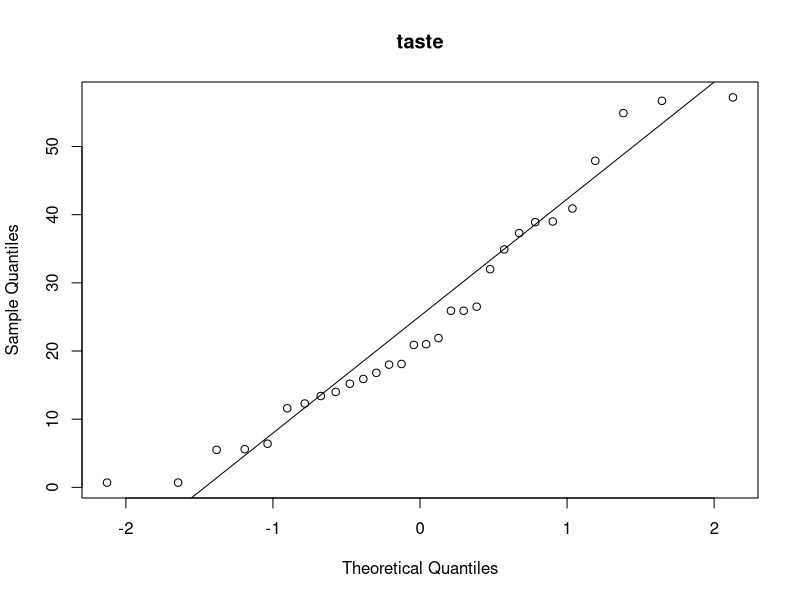
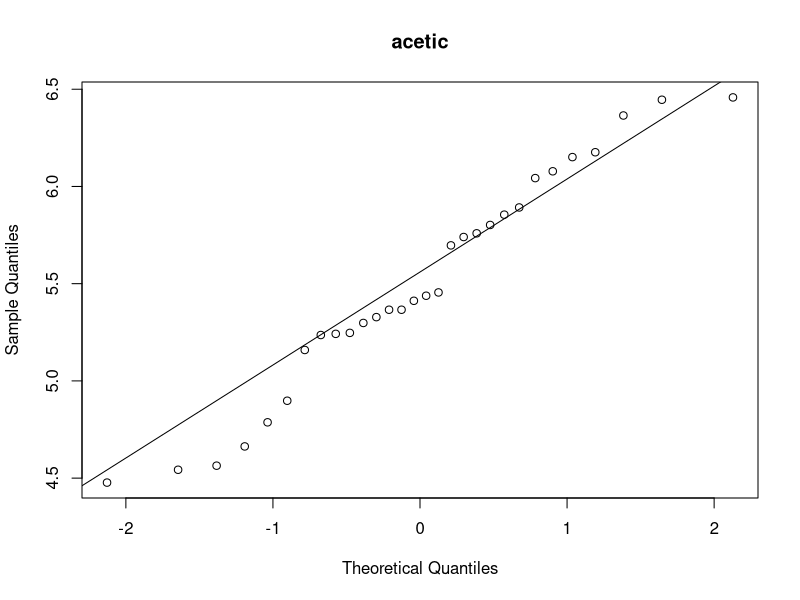
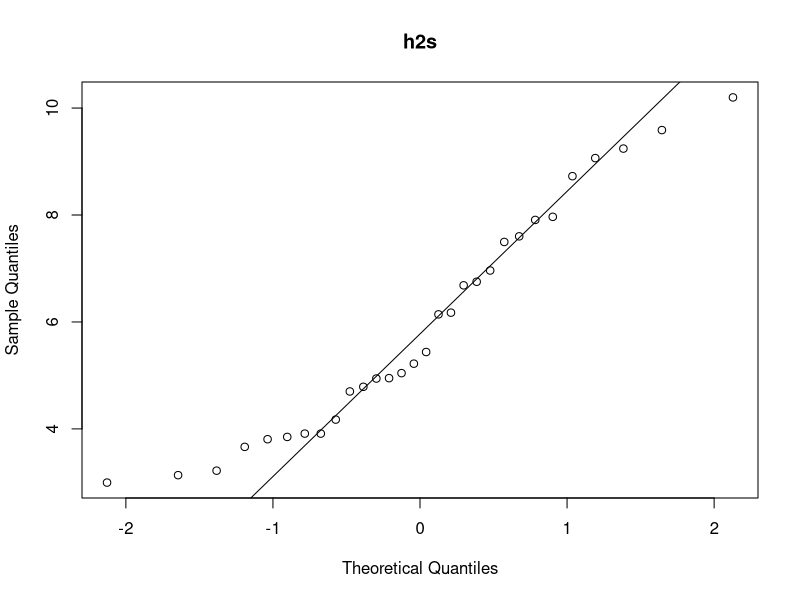
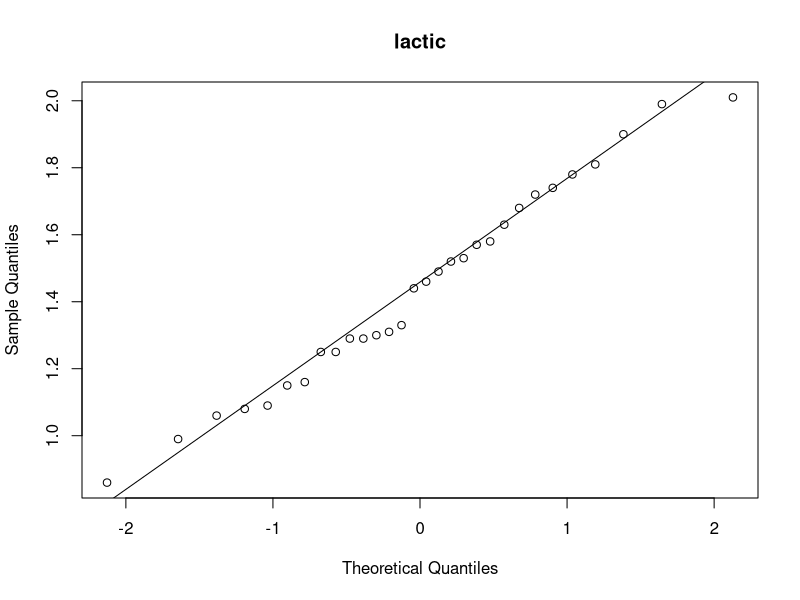
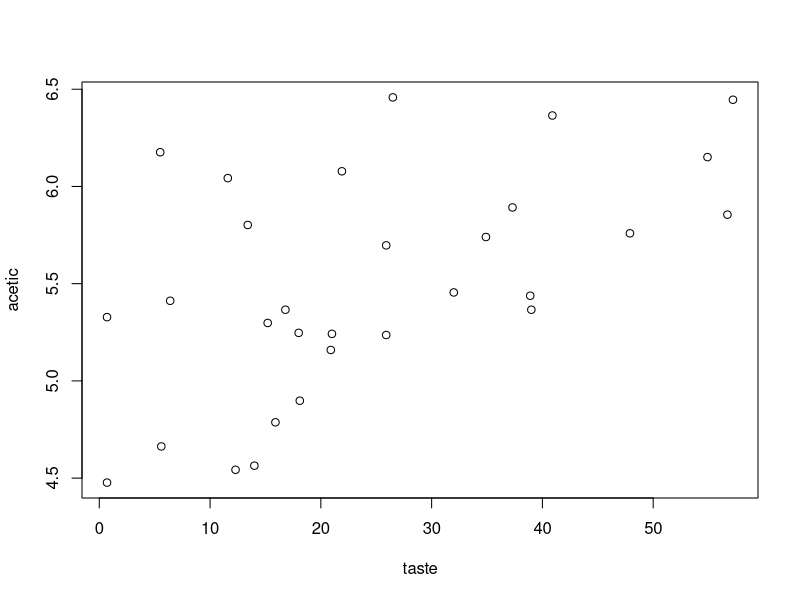
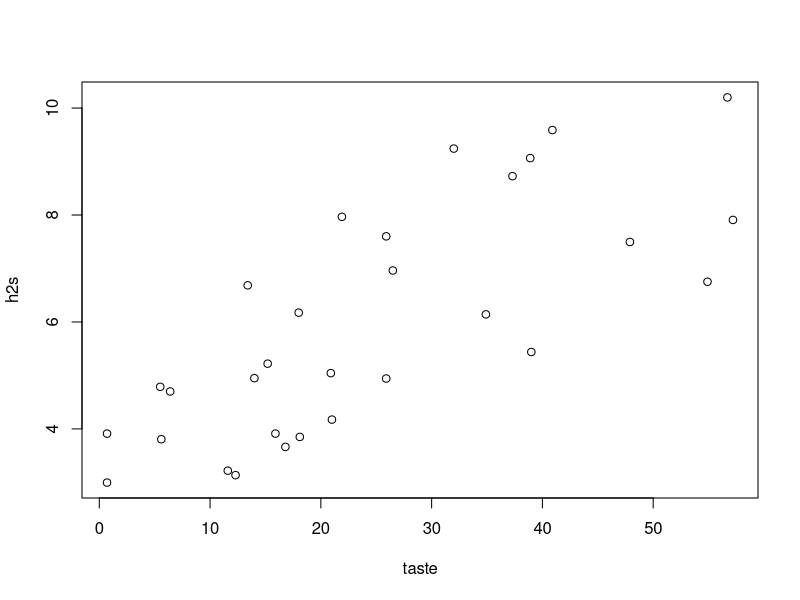
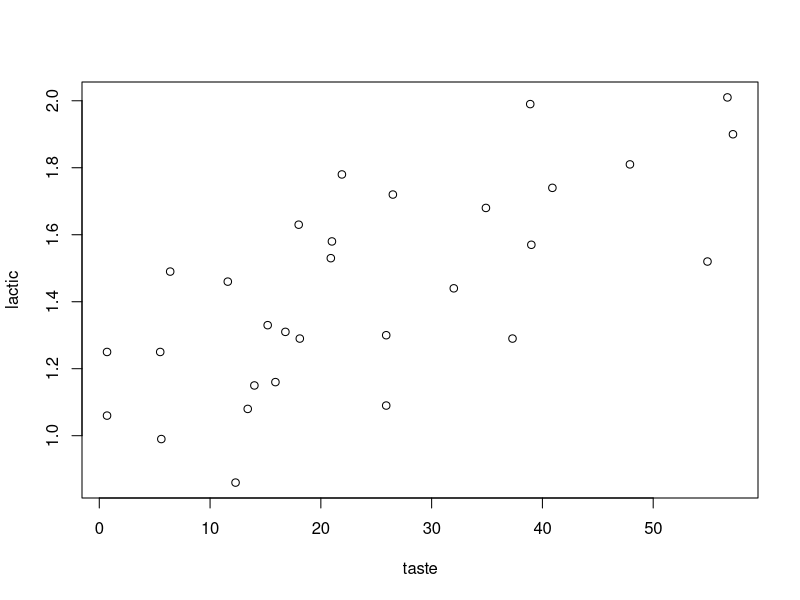
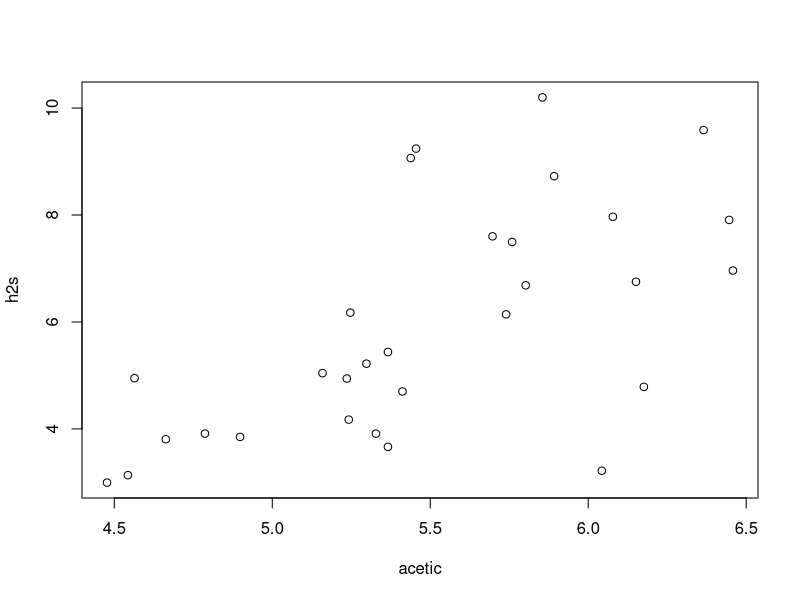

The R source for these figures, in order:
## ---- chunk 1
cheese <- as.matrix(read.csv2("cheese.csv", header = TRUE, sep = ","))

cheeseCols <- colnames(cheese)
for (col in cheeseCols) {
  cur <- as.numeric(cheese[, col])
  # mean, median, sd, iqr
  out <- c(paste("Type:", col), paste("Mean:", round(mean(cur), 2)),
           paste("Median:", round(median(cur), 2)), paste("SD:", round(sd(cur), 2)),
           paste("IQR:", round(IQR(cur), 2)))
  print(format(out, justify = "left", trim = TRUE))
  # stemplot
  stem(cur)
  # normal quantile plot
  qqnorm(cur, main = col)
  qqline(cur)
}
## ---- chunk 2
for (col in cheeseCols) {
  colIdx <- grep(col, cheeseCols)
  col1Data <- as.numeric(cheese[, col])
  for (col2 in cheeseCols) {
    if (colIdx < grep(col2, cheeseCols)) {
      col2Data <- as.numeric(cheese[, col2])
      plot(col1Data, col2Data, xlab = col, ylab = col2)
      correl <- cor.test(col1Data, col2Data)
      cat("Correlation between", col, "and", col2, "is:", correl$estimate,
          "with a p-value of", correl$p.value, "\n")
    }
  }
}
## ---- chunk 3
tasteCol <- as.numeric(cheese[, "taste"])
aceticCol <- as.numeric(cheese[, "acetic"])
tasteVsAcetic <- lm(tasteCol ~ aceticCol, data.frame(cheese))
plot(aceticCol, tasteCol, xlab = "Acetic", ylab = "Taste")
abline(tasteVsAcetic)
## ---- chunk 4
tVsAResiduals <- residuals(tasteVsAcetic)
plot(cheese[, "h2s"], tVsAResiduals, xlab = "H2S", ylab = "TvA Residuals")
plot(cheese[, "lactic"], tVsAResiduals, xlab = "Lactic", ylab = "TvA Residuals")
## ---- chunk 5
h2sCol <- as.numeric(cheese[, "h2s"])
tasteVsH2S <- lm(tasteCol ~ h2sCol, data.frame(cheese))
plot(h2sCol, tasteCol, xlab = "H2S", ylab = "Taste")
abline(tasteVsH2S)
## ---- chunk 6
tVsHResiduals <- residuals(tasteVsH2S)
plot(cheese[, "acetic"], tVsHResiduals, xlab = "Acetic", ylab = "TvH2S Residuals")
plot(cheese[, "lactic"], tVsHResiduals, xlab = "Lactic", ylab = "TvH2S Residuals")
## ---- chunk 7
lacticCol <- as.numeric(cheese[, "lactic"])
tasteVsLactic <- lm(tasteCol ~ lacticCol, data.frame(cheese))
plot(lacticCol, tasteCol, xlab = "Lactic", ylab = "Taste")
abline(tasteVsLactic)
## ---- chunk 8
tVsLResiduals <- residuals(tasteVsLactic)
plot(cheese[, "acetic"], tVsLResiduals, xlab = "Acetic", ylab = "TvL Residuals")
plot(cheese[, "h2s"], tVsLResiduals, xlab = "H2S", ylab = "TvL Residuals")
## ---- chunk 9
tVsASum <- summary(tasteVsAcetic)
tVsHSum <- summary(tasteVsH2S)
tVsLSum <- summary(tasteVsLactic)

fStats  <- c(tVsASum$fstatistic[1], tVsHSum$fstatistic[1], tVsLSum$fstatistic[1])
pVals   <- c(tVsASum$coefficients[, 4][2], tVsHSum$coefficients[, 4][2],
             tVsLSum$coefficients[, 4][2])
rSqVals <- c(tVsASum$r.squared, tVsHSum$r.squared, tVsLSum$r.squared)
sdEst   <- c(tVsASum$sigma, tVsHSum$sigma, tVsLSum$sigma)

knitr::kable(data.frame(
  fStats, pVals, rSqVals, sdEst
))

# regression equations
printEq <- function(funcSum, name) {
  cat("Taste vs", name, funcSum$coefficients[, 3][1], "+", name, "*", funcSum$coefficients[, 3][2], "\n") 
}
## ---- chunk 10
printEq(tVsASum, "Acetic")
printEq(tVsHSum, "H2S")
printEq(tVsLSum, "Lactic")
## ---- chunk 11
tasteVsAnH <- lm(tasteCol ~ aceticCol+h2sCol, data.frame(cheese))
summary(tasteVsAnH)
## ---- chunk 12
THLModel <- lm(tasteCol ~ (h2sCol + lacticCol), data.frame(cheese))
THLSum   <- summary(THLModel)

cat("Regression Equation for H2S and Lactic:",
    THLSum$coefficients[, 3][1], "+", "H2s+Lactic *", THLSum$coefficients[, 3][2], "\n")

lmp <- function(fStats) {
  return (pf(fStats[1], fStats[2], fStats[3], lower.tail = F))
}

cat("P-Value:", lmp(THLSum$fstatistic), "\n")
